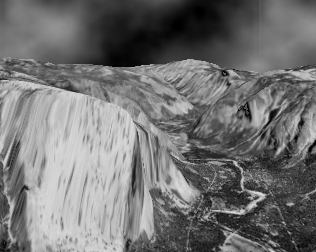
#> input picture data/yosemite_sequence/yos2.tif, 316 x 252 px, found by its file name
$ python to_greyscale.py
#> lines starting #> are read from the running program, lines starting #| are printed output that depends on the picture
import cv2
import numpy as np
from matplotlib.pyplot import imread, imshow

img1 = imread("./linear-algebra-project-farneback-implementation/data/yosemite_sequence/yos2.tif")
#> img1 is the input picture: shape (252, 316); min 0, max 220, mean 115.3
img2 = imread("./linear-algebra-project-farneback-implementation/data/ball/image2.tif")
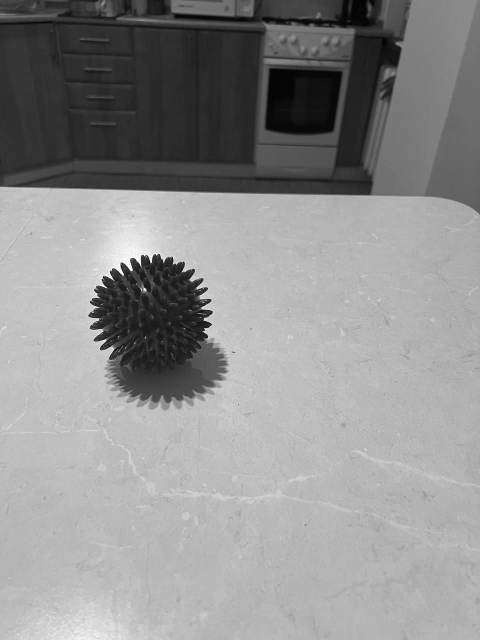
#> input picture data/ball/image2.tif, 960 x 1280 px, found by its file name (shown at 1/2 size)
#> img2 is the input picture: shape (1280, 960, 3); min 0, max 255, mean 143.1

print(img1.shape)
#| (252, 316)
print(img2[:252, :316, 0].shape)
#| (252, 316)

cv2.imwrite('test2.tif',img2[:252, :316, 0])
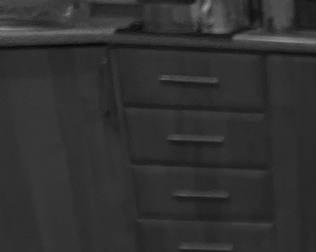
#> saved as test2.tif: shape (252, 316); min 8, max 148, mean 49
